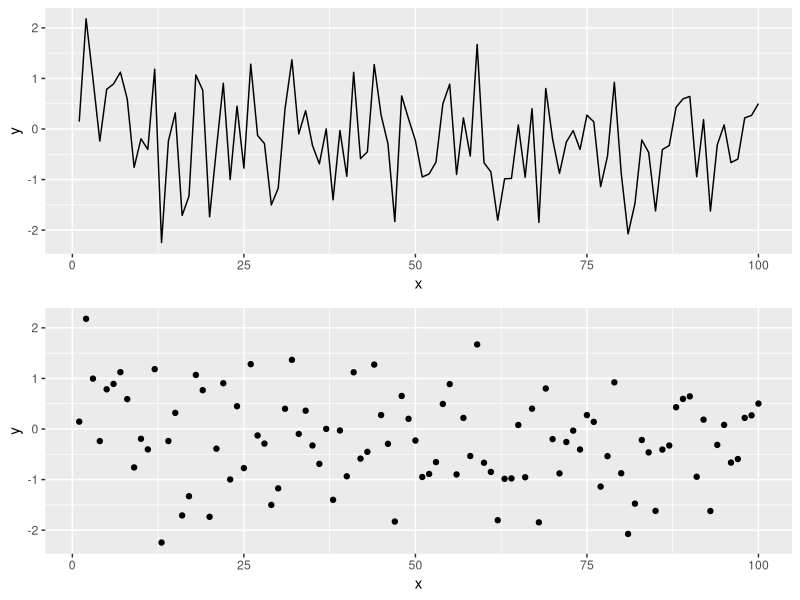
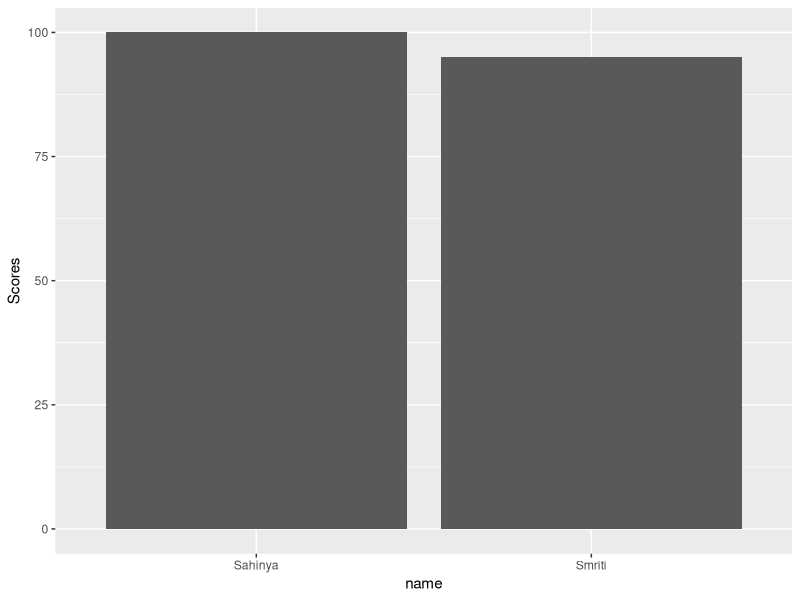

Reproduce these figures in R, in order.
## ---- chunk 1
knitr::opts_chunk$set(echo = TRUE, fig.width = 8, fig.height = 8, fig.alig = "center")
## ---- chunk 2
library(tidyverse)
library(gridExtra)
## ---- chunk 3
# Simulating data according to a normal distribution
x <- seq(1:100)
y <- rnorm(100) # Generating data form a normal distribution with mean 0 and variance 1
data <- data.frame(x = x, y = y ) # Creating a data frame
p1 = ggplot(data, aes(x= x, y = y)) +
geom_line()
p2 = ggplot(data, aes(x= x, y = y)) +
geom_point()
grid.arrange(p1, p2)
## ---- chunk 4
name <- c("Smriti", "Sahinya")
Scores <- c(95,100)
random <- data.frame(name,Scores)
fig <- random %>% 
  ggplot(aes(x=name,y=Scores)) +
  geom_bar(stat = "identity")
fig
